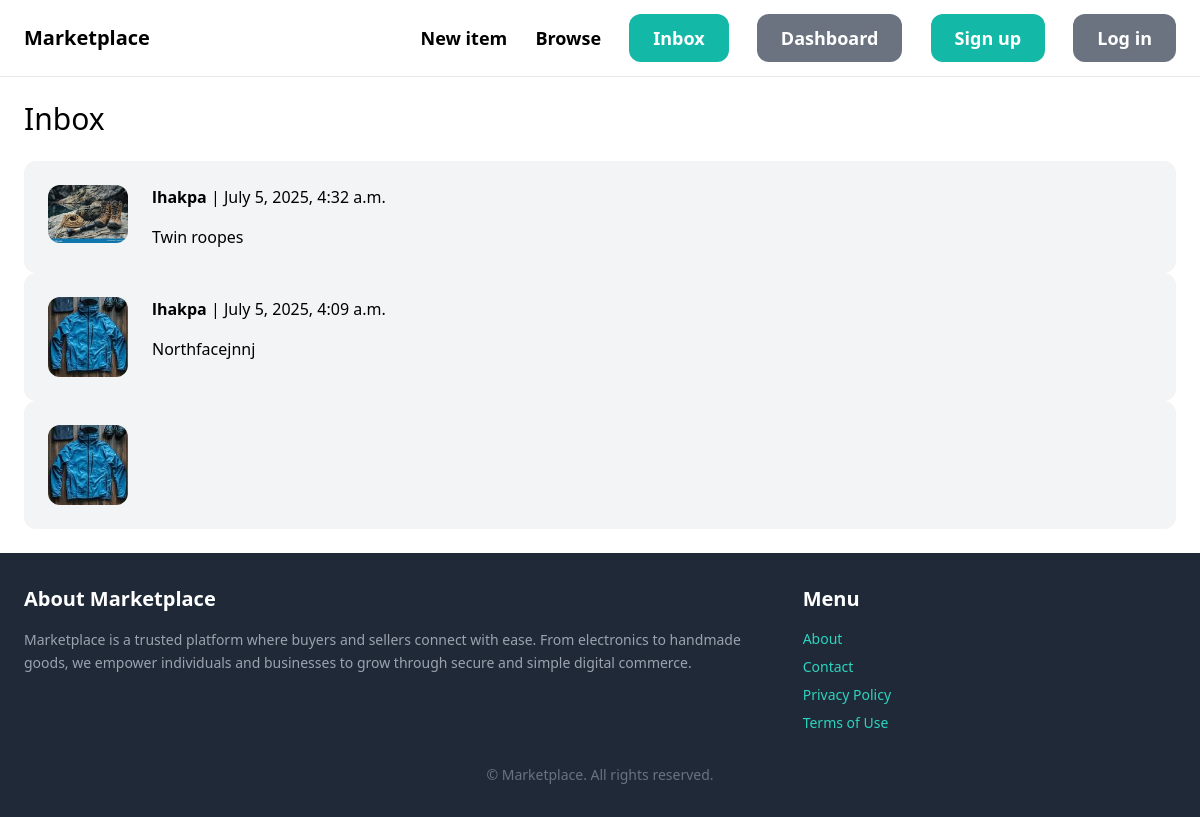
/conversation/ (signed in), run on the app's committed database.
### conversation/models.py (models this page shows)
class Conversation(models.Model):
    item = models.ForeignKey(Item, related_name='conversations', on_delete=models.CASCADE)
    members = models.ManyToManyField(User, related_name='conversations')
    created_at = models.DateTimeField(auto_now_add=True)
    modified_at = models.DateTimeField(auto_now=True)
    class Meta:
        ordering = ('-modified_at',)

### item/models.py (models this page shows, shortened)
class Item(models.Model):
    category = models.ForeignKey(Category, related_name='items', on_delete=models.CASCADE)
    name = models.CharField(max_length=255)
    description = models.TextField(blank=True, null=True)
    price = models.FloatField()
    image = models.ImageField(upload_to='item_images', blank=True, null=True)
    is_sold = models.BooleanField(default=False)
    created_by = models.ForeignKey(User, related_name='items', on_delete=models.CASCADE)
    created_at = models.DateTimeField(auto_now_add=True)

### conversation/views.py (the view)
# urls.py: path('', views.inbox, name='inbox'),
@login_required
def inbox(request):
    conversations = Conversation.objects.filter(members__in=[request.user.id])
    return render(request, 'conversation/inbox.html', {
        'conversations': conversations
    })

### conversation/templates/conversation/inbox.html (shortened to what this page needs)
{% extends 'home/base.html' %}
{% block content %}
<h1 class="mb-6 text-3xl">Inbox</h1>
<div class="space-y-6">
    {% for conversation in conversations %}
        <a href="{% url 'conversation:detail' conversation.id %}">
            <div class="p-6 flex bg-gray-100 rounded-xl">
                <div class="pr-6">
                    <img src="{{ conversation.item.image.url }}" class="w-20 rounded-xl">
                </div>
                <div>
                    {% for member in conversation.members.all %}
                        {% if member != request.user %}
                            <p class="mb-4"><strong>{{ member.username }}</strong> | {{ conversation.modified_at }}</p>
                            <p>{{ conversation.item.name }}</p>
                        {% endif %}
                    {% endfor %}
                </div>
            </div>
        </a>
    {% endfor %}
</div>
{% endblock %}

### data on the page
Conversation: item.image (picture), modified_at "July 5, 2025, 4:32 a.m.", item.name "Twin roopes"
Conversation: item.image (picture), modified_at "July 5, 2025, 4:09 a.m.", item.name "Northfacejnnj"
Conversation: item.image (picture)

### other printed values
{{ member.username }} "lhakpa"
